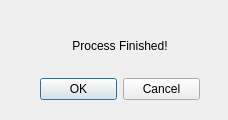
<?xml version="1.0" encoding="UTF-8"?>
<ui version="4.0">
 <class>Dialog</class>
 <widget class="QDialog" name="Dialog">
  <property name="geometry">
   <rect>
    <x>0</x>
    <y>0</y>
    <width>228</width>
    <height>120</height>
   </rect>
  </property>
  <property name="windowTitle">
   <string>Dialog</string>
  </property>
  <widget class="QWidget" name="verticalLayoutWidget">
   <property name="geometry">
    <rect>
     <x>40</x>
     <y>20</y>
     <width>160</width>
     <height>80</height>
    </rect>
   </property>
   <layout class="QVBoxLayout" name="verticalLayout">
    <item>
     <widget class="QLabel" name="Confirm">
      <property name="sizePolicy">
       <sizepolicy hsizetype="Preferred" vsizetype="Expanding">
        <horstretch>0</horstretch>
        <verstretch>0</verstretch>
       </sizepolicy>
      </property>
      <property name="layoutDirection">
       <enum>Qt::LeftToRight</enum>
      </property>
      <property name="text">
       <string>Process Finished!</string>
      </property>
      <property name="textFormat">
       <enum>Qt::PlainText</enum>
      </property>
      <property name="alignment">
       <set>Qt::AlignCenter</set>
      </property>
     </widget>
    </item>
    <item>
     <widget class="QDialogButtonBox" name="buttonBox">
      <property name="standardButtons">
       <set>QDialogButtonBox::Cancel|QDialogButtonBox::Ok</set>
      </property>
     </widget>
    </item>
   </layout>
  </widget>
 </widget>
 <resources/>
 <connections/>
</ui>
